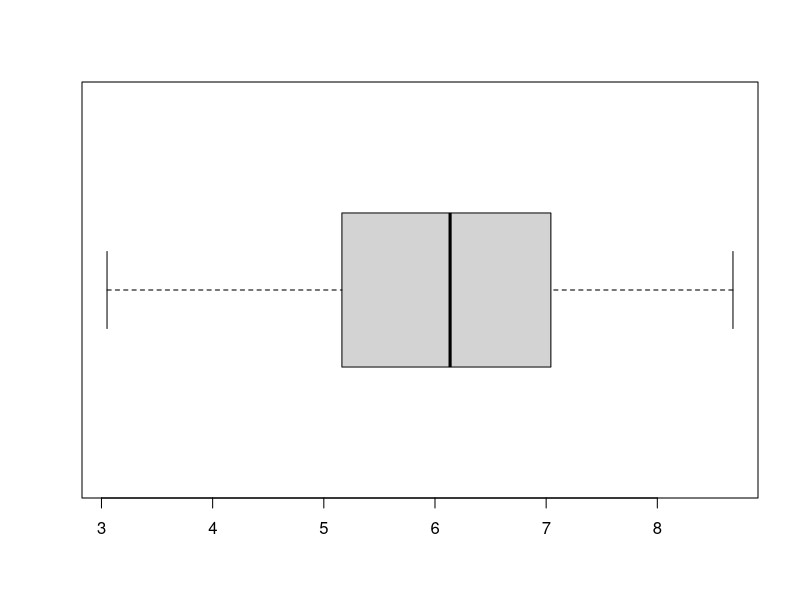

Recreate this plot in R.
## ---- chunk 1
## DATA GENERATION
set.seed(123)
x <- rnorm(40, 6, 1.5)
y <- rnorm(30, 5.5, 1.5)
z <- c(6.5, 6.1, 8.0, 6.3, 6.3, 6.4, 6.7, 6.2, 6.3, 6.1, 6.4, 7.4, 6.3, 7.6, 6.4, 6.5, 8.1, 6.2, 6.2, 8.1, 8.0, 7.5, 7.2, 6.4, 6.1)
data <- data.frame(score=c(x,y,z), group=c(rep('A',40), rep('B',30), rep('C',25)))
library(tidyverse)
boxplot <- ggplot(data) + geom_boxplot(aes(x=group, y=score))
sum(x)
sum(y)
sum(z)
sum(x^2)
sum(y^2)
sum(z^2)
mx <- mean(x)
my <- mean(y)
mz <- mean(z)


## QUESTION/ANSWER GENERATION
nx <- length(x)
ny <- length(y)
nz <- length(z)
s2x <- sum(x^2)/nx - mx^2
s2y <- sum(y^2)/ny - my^2
s2z <- sum(z^2)/nz - mz^2
sx <- sqrt(s2x)
sy <- sqrt(s2y)
sz <- sqrt(s2z)
cvx <- sx / mx
cvy <- sy / my
cvz <- sz / mz
g1x <- sum((x-mx)^3) / (nx*sx^3)
g1y <- sum((y-my)^3) / (ny*sy^3)
g1z <- sum((z-mz)^3) / (nz*sz^3)
g2x <- sum((x-mx)^4) / (nx*sx^4) - 3
g2y <- sum((y-my)^4) / (ny*sy^4) - 3
g2z <- sum((z-mz)^4) / (nz*sz^4) - 30
zB <- (7-my) / sy
zC <- (8-mz) / sz
mu <- 1.05 * mx
s2u <- 1.05^2 * s2x
## ---- chunk 2
boxplot(x, horizontal = T)
